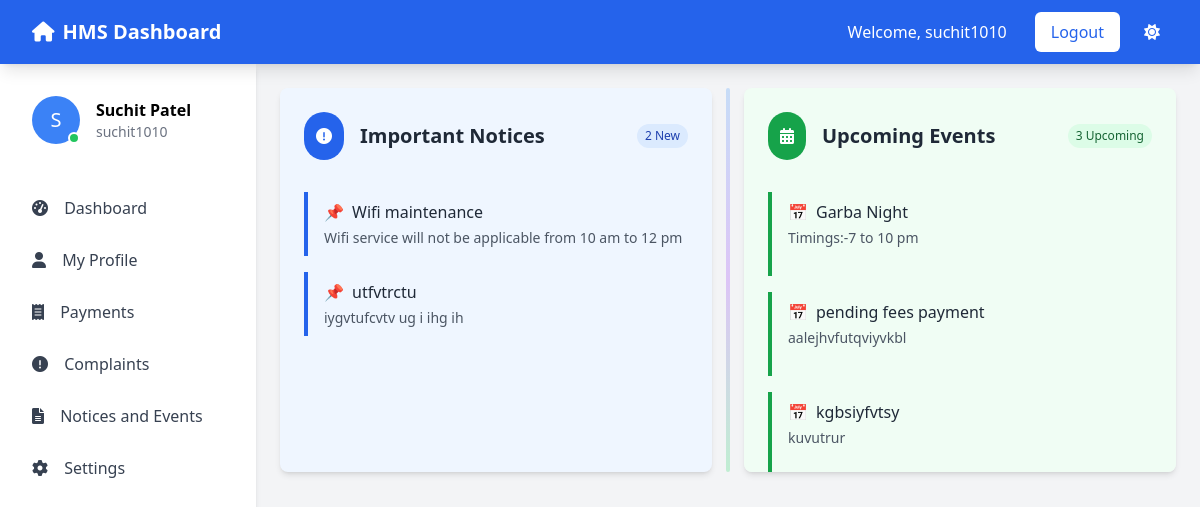
Page /documents/ (signed in) on the committed database.
### news/models.py (models this page shows)
class Notice(models.Model):
    notice_title = models.CharField(max_length=50)
    notice_desc = HTMLField()

class Events(models.Model):
    event_title = models.CharField(max_length=50)
    event_desc =  HTMLField()

### HMS/views.py (the view)
# urls.py: path('documents/', views.documents, name='documents'),
def documents(request):
    Eventdata = Events.objects.all()[:6]
    Noticedata = Notice.objects.all()[:6]
    context = {
        'Noticedata': Noticedata,
        'Eventdata': Eventdata,
    }
    return render(request, 'dashboard/documents.html',context)

### templates/dashboard/documents.html (shortened to what this page needs)
{% extends "dashboard/base.html" %}
{% block content %}
<div class="relative flex flex-col md:flex-row gap-0 md:gap-8 items-stretch">
    <div class="hidden md:block absolute left-1/2 top-0 bottom-0 w-1 transform -translate-x-1/2">
        <div class="h-full w-full bg-gradient-to-b from-blue-400 via-purple-500 to-green-400 opacity-30 animate-pulse rounded-full"></div>
    </div>
    <div class="group bg-blue-50 dark:bg-dark-800 rounded-lg shadow-md p-6 fade-in h-96 overflow-y-auto w-full md:w-1/2 hover:shadow-lg transition-all duration-300 hover:-translate-y-1 z-10">
        <div class="flex items-center mb-4 top-0 bg-blue-50 dark:bg-dark-800 pb-4 z-10 sticky">
            <div class="bg-blue-600 text-white p-3 rounded-full mr-4 group-hover:rotate-12 transition-transform">
                <i class="fas fa-exclamation-circle"></i>
            </div>
            <h3 class="text-xl font-semibold text-gray-800 dark:text-white">Important Notices</h3>
            <span class="ml-auto bg-blue-100 dark:bg-blue-900 text-blue-800 dark:text-blue-200 text-xs px-2 py-1 rounded-full animate-pulse">
                {{ Noticedata|length }} New
            </span>
        </div>
        <div class="space-y-4">
            {% for i in Noticedata %}
            <div class="border-l-4 border-blue-600 pl-4 py-2 hover:bg-blue-100 dark:hover:bg-dark-700 rounded-r transition-colors cursor-pointer">
                <h4 class="font-medium text-gray-800 dark:text-white flex items-center">
                    <span class="mr-2">📌</span>
                    {{i.notice_title}}
                </h4>
                <div class="text-sm text-gray-600 dark:text-gray-300 mt-1">
                    {{ i.notice_desc|safe }}
                </div>
            </div>
            {% endfor %}
        </div>
    </div>
    <div class="group bg-green-50 dark:bg-dark-800 rounded-lg shadow-md p-6 fade-in h-96 overflow-y-auto w-full md:w-1/2 hover:shadow-lg transition-all duration-300 hover:-translate-y-1 z-10" style="transition-delay: 0.2s;">
        <div class="flex items-center mb-4 top-0 bg-green-50 dark:bg-dark-800 pb-4 z-10 sticky">
            <div class="bg-green-600 text-white p-3 rounded-full mr-4 group-hover:rotate-12 transition-transform">
                <i class="fas fa-calendar-alt"></i>
            </div>
            <h3 class="text-xl font-semibold text-gray-800 dark:text-white">Upcoming Events</h3>
            <span class="ml-auto bg-green-100 dark:bg-green-900 text-green-800 dark:text-green-200 text-xs px-2 py-1 rounded-full animate-pulse">
                {{ Eventdata|length }} Upcoming
            </span>
        </div>
        <div class="space-y-4">
            {% for i in Eventdata %}
            <div class="border-l-4 border-green-600 pl-4 py-2 hover:bg-green-100 dark:hover:bg-dark-700 rounded-r transition-colors cursor-pointer">
                <h4 class="font-medium text-gray-800 dark:text-white flex items-center">
                    <span class="mr-2">📅</span>
                    {{i.event_title}}
                </h4>
                <div class="text-sm text-gray-600 dark:text-gray-300 mt-1">
                    {{ i.event_desc|safe }}
                </div>
            </div>
            {% endfor %}
        </div>
    </div>
</div>
{% endblock %}

### templates/dashboard/base.html (shortened to what this page needs)
<!DOCTYPE html>
<html lang="en">
<head>
    <script src="https://cdn.tailwindcss.com"></script>
    <link rel="stylesheet" href="https://cdnjs.cloudflare.com/ajax/libs/font-awesome/6.0.0/css/all.min.css">
</head>
<body class="bg-gray-100 dark:bg-dark-800">
    <nav class="bg-blue-600 text-white sticky top-0 z-[100] shadow-lg">
        <div class="max-w-7xl mx-auto px-4 sm:px-6 lg:px-8">
            <div class="flex justify-between items-center h-16">
                <div class="flex items-center">
                    <div class="flex-shrink-0">
                        <a href="{% url 'dashboard' %}" class="text-xl font-bold flex items-center">
                            <i class="fas fa-home mr-2"></i>
                            HMS Dashboard
                        </a>
                    </div>
                </div>
                <div class="hidden md:flex space-x-4 items-center">
                    {% if user.is_authenticated %}
                        <span class="px-3 py-2">Welcome, {{ user.username }}</span>
                        <a href="{% url 'logout' %}" class="bg-white text-blue-600 px-4 py-2 rounded-md font-medium hover:bg-blue-100 transition">Logout</a>
                    {% else %}
                        <a href="{% url 'login' %}" class="bg-white text-blue-600 px-4 py-2 rounded-md font-medium hover:bg-blue-100 transition">Login</a>
                    {% endif %}
                    <button id="theme-toggle" class="p-2 rounded-full focus:outline-none">
                        <i class="fas fa-sun text-white block dark:hidden" id="theme-icon-light"></i>
                    </button>
                </div>
            </div>
        </div>
    </nav>
    <div class="flex">
        <div class="sidebar w-64 bg-white dark:bg-dark-700 h-screen sticky top-16 shadow-md md:block">
            <div class="p-4">
                <div class="flex items-center space-x-4 p-4 mb-6">
                    <div class="relative">
                        {% if profile and profile.user_image %}
                            <img src="{{ profile.user_image.url }}" alt="Profile" class="w-12 h-12 rounded-full object-cover">
                        {% else %}
                            <div class="w-12 h-12 rounded-full bg-blue-500 flex items-center justify-center text-white text-xl">
                                {{ user.username|first|upper }}
                            </div>
                        {% endif %}
                        <span class="absolute bottom-0 right-0 w-3 h-3 bg-green-500 rounded-full border-2 border-white dark:border-dark-700"></span>
                    </div>
                    <div>
                        <h3 class="font-semibold dark:text-white">{{ user.get_full_name|default:user.username }}</h3>
                        <p class="text-sm text-gray-500 dark:text-gray-400">{{ user.username }}</p>
                    </div>
                </div>
                <nav class="space-y-1">
                    <a href="{% url 'dashboard' %}" class="block px-4 py-3 text-gray-700 dark:text-gray-300 hover:bg-gray-100 dark:hover:bg-dark-600 rounded-md transition {% if request.path == '/dashboard/' %}active-nav-item{% endif %}">
                        <i class="fas fa-tachometer-alt mr-3"></i> Dashboard
                    </a>
                    <a href="{% url 'profile' %}" class="block px-4 py-3 text-gray-700 dark:text-gray-300 hover:bg-gray-100 dark:hover:bg-dark-600 rounded-md transition {% if request.path == '/profile/' %}active-nav-item{% endif %}">
                        <i class="fas fa-user mr-3"></i> My Profile
                    </a>
                    <a href="{% url 'payments' %}" class="block px-4 py-3 text-gray-700 dark:text-gray-300 hover:bg-gray-100 dark:hover:bg-dark-600 rounded-md transition {% if request.path == '/payments/' %}active-nav-item{% endif %}">
                        <i class="fas fa-receipt mr-3"></i> Payments
                    </a>
                    <a href="{% url 'complaints' %}" class="block px-4 py-3 text-gray-700 dark:text-gray-300 hover:bg-gray-100 dark:hover:bg-dark-600 rounded-md transition {% if request.path == '/complaints/' %}active-nav-item{% endif %}">
                        <i class="fas fa-exclamation-circle mr-3"></i> Complaints
                    </a>
                    <a href="/documents" class="block px-4 py-3 text-gray-700 dark:text-gray-300 hover:bg-gray-100 dark:hover:bg-dark-600 rounded-md transition">
                        <i class="fas fa-file-alt mr-3"></i> Notices and Events
                    </a>
                    <a href="{% url 'settings' %}" class="block px-4 py-3 text-gray-700 dark:text-gray-300 hover:bg-gray-100 dark:hover:bg-dark-600 rounded-md transition {% if request.path == '/settings/' %}active-nav-item{% endif %}">
                        <i class="fas fa-cog mr-3"></i> Settings
                    </a>
                </nav>
            </div>
        </div>
        <div class="flex-1 p-6">
            {% block content %}
            {% endblock %}
        </div>
    </div>
</body>
</html>

### templates/dashboard/base.html (style rules this page uses)
.sidebar { transition: all 0.3s ease; }

### rows in the picture
Notice: notice_title "Wifi maintenance", notice_desc "Wifi service will not be applicable from 10 am to 12 pm"
Notice: notice_title "utfvtrctu", notice_desc "iygvtufcvtv ug i ihg ih"
Events: event_title "Garba Night", event_desc "Timings:-7 to 10 pm"
Events: event_title "pending fees payment", event_desc "aalejhvfutqviyvkbl"
Events: event_title "kgbsiyfvtsy", event_desc "kuvutrur"

### other values in the picture
{{ user.username }} "suchit1010"
{{ user.username|first|upper }} "S"
{{ user.get_full_name|default:user.username }} "Suchit Patel"
{{ Noticedata|length }} "2"
{{ Eventdata|length }} "3"
